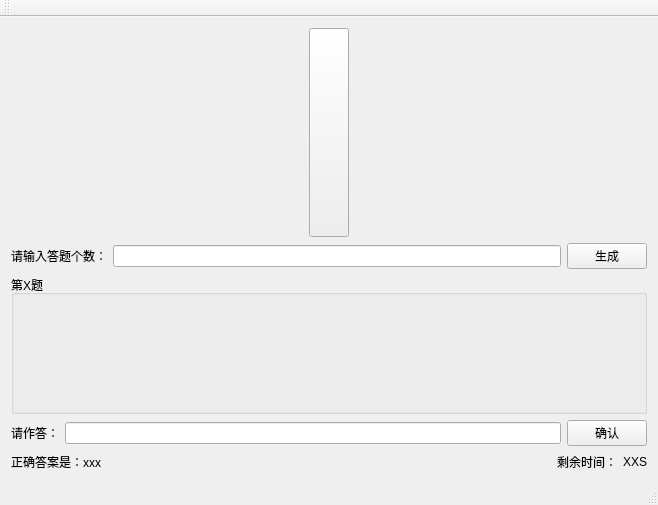
<?xml version="1.0" encoding="UTF-8"?>
<ui version="4.0">
 <class>CalcYLClass</class>
 <widget class="QMainWindow" name="CalcYLClass">
  <property name="geometry">
   <rect>
    <x>0</x>
    <y>0</y>
    <width>658</width>
    <height>505</height>
   </rect>
  </property>
  <property name="windowTitle">
   <string>CalcYL</string>
  </property>
  <widget class="QWidget" name="centralWidget">
   <layout class="QVBoxLayout" name="verticalLayout" stretch="3,2,2,2,0">
    <item>
     <layout class="QHBoxLayout" name="horizontalLayout_5">
      <item>
       <spacer name="horizontalSpacer_2">
        <property name="orientation">
         <enum>Qt::Horizontal</enum>
        </property>
        <property name="sizeHint" stdset="0">
         <size>
          <width>40</width>
          <height>20</height>
         </size>
        </property>
       </spacer>
      </item>
      <item>
       <widget class="QPushButton" name="GBtn">
        <property name="sizePolicy">
         <sizepolicy hsizetype="Preferred" vsizetype="Preferred">
          <horstretch>0</horstretch>
          <verstretch>0</verstretch>
         </sizepolicy>
        </property>
        <property name="text">
         <string/>
        </property>
       </widget>
      </item>
      <item>
       <spacer name="horizontalSpacer_3">
        <property name="orientation">
         <enum>Qt::Horizontal</enum>
        </property>
        <property name="sizeHint" stdset="0">
         <size>
          <width>40</width>
          <height>20</height>
         </size>
        </property>
       </spacer>
      </item>
     </layout>
    </item>
    <item>
     <layout class="QHBoxLayout" name="horizontalLayout">
      <item>
       <widget class="QLabel" name="label_2">
        <property name="text">
         <string>请输入答题个数：</string>
        </property>
       </widget>
      </item>
      <item>
       <widget class="QLineEdit" name="TestNInEdt"/>
      </item>
      <item>
       <widget class="QPushButton" name="PushTestBtn">
        <property name="text">
         <string>生成</string>
        </property>
       </widget>
      </item>
     </layout>
    </item>
    <item>
     <widget class="QGroupBox" name="groupBox">
      <property name="title">
       <string>第X题</string>
      </property>
      <layout class="QHBoxLayout" name="horizontalLayout_2">
       <item>
        <widget class="QLabel" name="TestLab">
         <property name="styleSheet">
          <string notr="true">font: 16pt &quot;AcadEref&quot;;</string>
         </property>
         <property name="text">
          <string/>
         </property>
        </widget>
       </item>
      </layout>
     </widget>
    </item>
    <item>
     <layout class="QHBoxLayout" name="horizontalLayout_3">
      <item>
       <widget class="QLabel" name="label_6">
        <property name="text">
         <string>请作答：</string>
        </property>
       </widget>
      </item>
      <item>
       <widget class="QLineEdit" name="AnsEdt"/>
      </item>
      <item>
       <widget class="QPushButton" name="AnsOkBtn">
        <property name="text">
         <string>确认</string>
        </property>
       </widget>
      </item>
     </layout>
    </item>
    <item>
     <layout class="QHBoxLayout" name="horizontalLayout_4">
      <item>
       <widget class="QLabel" name="TrueAnsLab">
        <property name="text">
         <string>正确答案是：xxx</string>
        </property>
       </widget>
      </item>
      <item>
       <spacer name="horizontalSpacer">
        <property name="orientation">
         <enum>Qt::Horizontal</enum>
        </property>
        <property name="sizeHint" stdset="0">
         <size>
          <width>98</width>
          <height>20</height>
         </size>
        </property>
       </spacer>
      </item>
      <item>
       <widget class="QLabel" name="label_5">
        <property name="text">
         <string>剩余时间：</string>
        </property>
       </widget>
      </item>
      <item>
       <widget class="QLabel" name="TimeOutLab">
        <property name="text">
         <string>XXS</string>
        </property>
       </widget>
      </item>
     </layout>
    </item>
   </layout>
  </widget>
  <widget class="QMenuBar" name="menuBar">
   <property name="geometry">
    <rect>
     <x>0</x>
     <y>0</y>
     <width>658</width>
     <height>26</height>
    </rect>
   </property>
  </widget>
  <widget class="QToolBar" name="mainToolBar">
   <attribute name="toolBarArea">
    <enum>TopToolBarArea</enum>
   </attribute>
   <attribute name="toolBarBreak">
    <bool>false</bool>
   </attribute>
  </widget>
  <widget class="QStatusBar" name="statusBar"/>
 </widget>
 <layoutdefault spacing="6" margin="11"/>
 <resources>
  <include location="calcyl.qrc"/>
 </resources>
 <connections/>
</ui>
